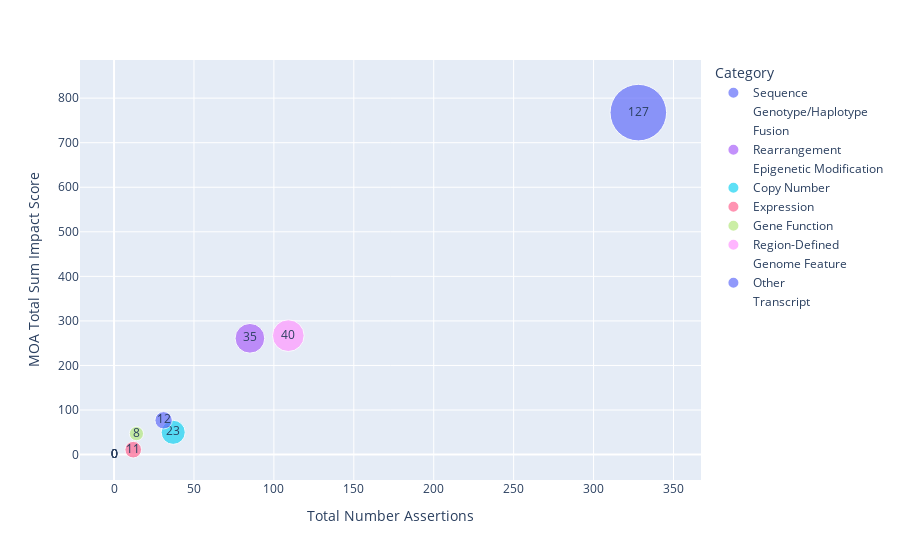

The code cell stored with this chart in its notebook:
### Markdown cell above
The scatterplot below shows the relationship between the Not Supported variant sub category impact score and the number of assertions (evidence items) associated with features (variants) in each sub category. Additionally, the sizes of the data point represent the number of features (variants) in each sub category.

### Code cell
fig2 = px.scatter(
    data_frame=not_supported_feature_impact_df,
    x="Total Number Assertions",
    y="MOA Total Sum Impact Score",
    size="Total Number Features",
    size_max=40,
    text="Total Number Features",
    color="Category",
)
fig2.show()

### Figure 1 — Plotly figure (JSON) as saved in the notebook; plotly's stock layout.template omitted (floating-point values rounded to 4 significant figures)
{"data": [{"hovertemplate": "Category=Sequence<br>Total Number Assertions=%{x}<br>MOA Total Sum Impact Score=%{y}<br>Total Number Features=%{text}<extra></extra>", "legendgroup": "Sequence", "marker": {"color": "#636efa", "size": [127], "sizemode": "area", "sizeref": 0.07938, "symbol": "circle"}, "mode": "markers+text", "name": "Sequence", "orientation": "v", "showlegend": true, "text": [127.0], "type": "scatter", "x": [328], "xaxis": "x", "y": [767.5], "yaxis": "y"}, {"hovertemplate": "Category=Genotype/Haplotype<br>Total Number Assertions=%{x}<br>MOA Total Sum Impact Score=%{y}<br>Total Number Features=%{text}<extra></extra>", "legendgroup": "Genotype/Haplotype", "marker": {"color": "#EF553B", "size": [0], "sizemode": "area", "sizeref": 0.07938, "symbol": "circle"}, "mode": "markers+text", "name": "Genotype/Haplotype", "orientation": "v", "showlegend": true, "text": [0.0], "type": "scatter", "x": [0], "xaxis": "x", "y": [0.0], "yaxis": "y"}, {"hovertemplate": "Category=Fusion<br>Total Number Assertions=%{x}<br>MOA Total Sum Impact Score=%{y}<br>Total Number Features=%{text}<extra></extra>", "legendgroup": "Fusion", "marker": {"color": "#00cc96", "size": [0], "sizemode": "area", "sizeref": 0.07938, "symbol": "circle"}, "mode": "markers+text", "name": "Fusion", "orientation": "v", "showlegend": true, "text": [0.0], "type": "scatter", "x": [0], "xaxis": "x", "y": [0.0], "yaxis": "y"}, {"hovertemplate": "Category=Rearrangement<br>Total Number Assertions=%{x}<br>MOA Total Sum Impact Score=%{y}<br>Total Number Features=%{text}<extra></extra>", "legendgroup": "Rearrangement", "marker": {"color": "#ab63fa", "size": [35], "sizemode": "area", "sizeref": 0.07938, "symbol": "circle"}, "mode": "markers+text", "name": "Rearrangement", "orientation": "v", "showlegend": true, "text": [35.0], "type": "scatter", "x": [85], "xaxis": "x", "y": [261.0], "yaxis": "y"}, {"hovertemplate": "Category=Epigenetic Modification<br>Total Number Assertions=%{x}<br>MOA Total Sum Impact Score=%{y}<br>Total Number Features=%{text}<extra></extra>", "legendgroup": "Epigenetic Modification", "marker": {"color": "#FFA15A", "size": [0], "sizemode": "area", "sizeref": 0.07938, "symbol": "circle"}, "mode": "markers+text", "name": "Epigenetic Modification", "orientation": "v", "showlegend": true, "text": [0.0], "type": "scatter", "x": [0], "xaxis": "x", "y": [0.0], "yaxis": "y"}, {"hovertemplate": "Category=Copy Number<br>Total Number Assertions=%{x}<br>MOA Total Sum Impact Score=%{y}<br>Total Number Features=%{text}<extra></extra>", "legendgroup": "Copy Number", "marker": {"color": "#19d3f3", "size": [23], "sizemode": "area", "sizeref": 0.07938, "symbol": "circle"}, "mode": "markers+text", "name": "Copy Number", "orientation": "v", "showlegend": true, "text": [23.0], "type": "scatter", "x": [37], "xaxis": "x", "y": [50.0], "yaxis": "y"}, {"hovertemplate": "Category=Expression<br>Total Number Assertions=%{x}<br>MOA Total Sum Impact Score=%{y}<br>Total Number Features=%{text}<extra></extra>", "legendgroup": "Expression", "marker": {"color": "#FF6692", "size": [11], "sizemode": "area", "sizeref": 0.07938, "symbol": "circle"}, "mode": "markers+text", "name": "Expression", "orientation": "v", "showlegend": true, "text": [11.0], "type": "scatter", "x": [12], "xaxis": "x", "y": [11.0], "yaxis": "y"}, {"hovertemplate": "Category=Gene Function<br>Total Number Assertions=%{x}<br>MOA Total Sum Impact Score=%{y}<br>Total Number Features=%{text}<extra></extra>", "legendgroup": "Gene Function", "marker": {"color": "#B6E880", "size": [8], "sizemode": "area", "sizeref": 0.07938, "symbol": "circle"}, "mode": "markers+text", "name": "Gene Function", "orientation": "v", "showlegend": true, "text": [8.0], "type": "scatter", "x": [14], "xaxis": "x", "y": [47.0], "yaxis": "y"}, {"hovertemplate": "Category=Region-Defined<br>Total Number Assertions=%{x}<br>MOA Total Sum Impact Score=%{y}<br>Total Number Features=%{text}<extra></extra>", "legendgroup": "Region-Defined", "marker": {"color": "#FF97FF", "size": [40], "sizemode": "area", "sizeref": 0.07938, "symbol": "circle"}, "mode": "markers+text", "name": "Region-Defined", "orientation": "v", "showlegend": true, "text": [40.0], "type": "scatter", "x": [109], "xaxis": "x", "y": [267.0], "yaxis": "y"}, {"hovertemplate": "Category=Genome Feature<br>Total Number Assertions=%{x}<br>MOA Total Sum Impact Score=%{y}<br>Total Number Features=%{text}<extra></extra>", "legendgroup": "Genome Feature", "marker": {"color": "#FECB52", "size": [0], "sizemode": "area", "sizeref": 0.07938, "symbol": "circle"}, "mode": "markers+text", "name": "Genome Feature", "orientation": "v", "showlegend": true, "text": [0.0], "type": "scatter", "x": [0], "xaxis": "x", "y": [0.0], "yaxis": "y"}, {"hovertemplate": "Category=Other<br>Total Number Assertions=%{x}<br>MOA Total Sum Impact Score=%{y}<br>Total Number Features=%{text}<extra></extra>", "legendgroup": "Other", "marker": {"color": "#636efa", "size": [12], "sizemode": "area", "sizeref": 0.07938, "symbol": "circle"}, "mode": "markers+text", "name": "Other", "orientation": "v", "showlegend": true, "text": [12.0], "type": "scatter", "x": [31], "xaxis": "x", "y": [77.0], "yaxis": "y"}, {"hovertemplate": "Category=Transcript<br>Total Number Assertions=%{x}<br>MOA Total Sum Impact Score=%{y}<br>Total Number Features=%{text}<extra></extra>", "legendgroup": "Transcript", "marker": {"color": "#EF553B", "size": [0], "sizemode": "area", "sizeref": 0.07938, "symbol": "circle"}, "mode": "markers+text", "name": "Transcript", "orientation": "v", "showlegend": true, "text": [0.0], "type": "scatter", "x": [0], "xaxis": "x", "y": [0.0], "yaxis": "y"}], "layout": {"legend": {"itemsizing": "constant", "title": {"text": "Category"}, "tracegroupgap": 0}, "margin": {"t": 60}, "xaxis": {"anchor": "y", "domain": [0, 1], "title": {"text": "Total Number Assertions"}}, "yaxis": {"anchor": "x", "domain": [0, 1], "title": {"text": "MOA Total Sum Impact Score"}}}}
